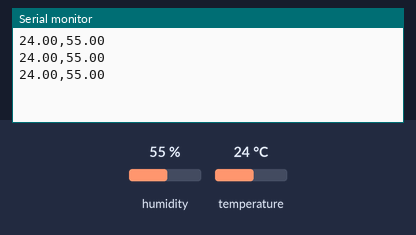
Bench run of a sketch on a simulated ESP8266 (NodeMCU). On the bench: the last lines printed to the serial monitor. Inputs (shaded band) come from the test bench; at power-on: humidity 55 %, temperature 24 °C.

Above: at 2.8 s.
2.9 s: humidity set to 22 %
At 5.4 s:
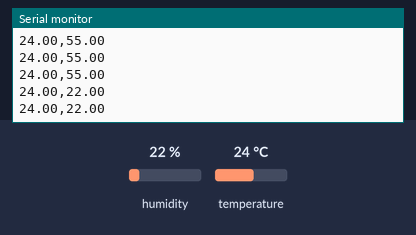
5.6 s: temperature set to 12 °C
At 7.8 s:
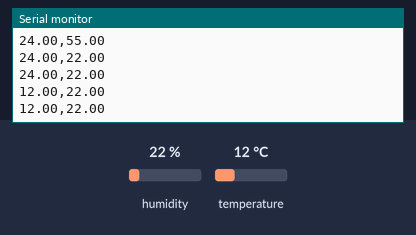
8.3 s: humidity set to 40 %
At 9.9 s:
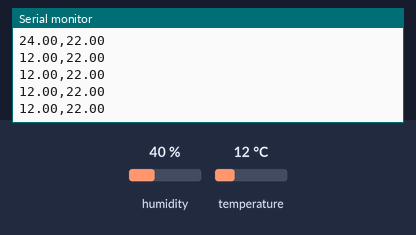
Timing chart, 0 to 11.4 s (numbered marks = the images above; inputs shaded):
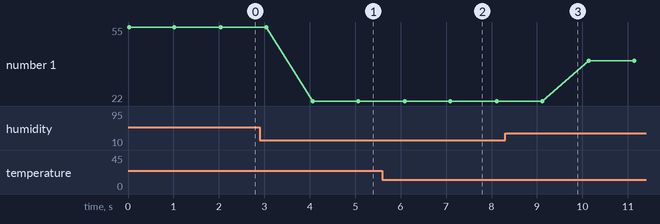

The sketch:

sensor.ino
```cpp
#include <DHT.h>

DHT sensor(D1, DHT11);

void setup() {
  Serial.begin(115200);
  sensor.begin();
}

void loop() {
  float temp = sensor.readTemperature();
  float humi = sensor.readHumidity();
  String line = String(temp) + "," + String(humi);
  Serial.println(line);
  delay(1000);
}
```

Measured:
- after the input at 2.9 s, the serial monitor: prints a new line after 1.2 s (image 1)
- after the input at 5.6 s, the serial monitor: prints a new line after 0.49 s (image 2)
- plotted number 1: 55 → 22 after the input at 2.9 s, 22 → 40 after the input at 8.3 s
